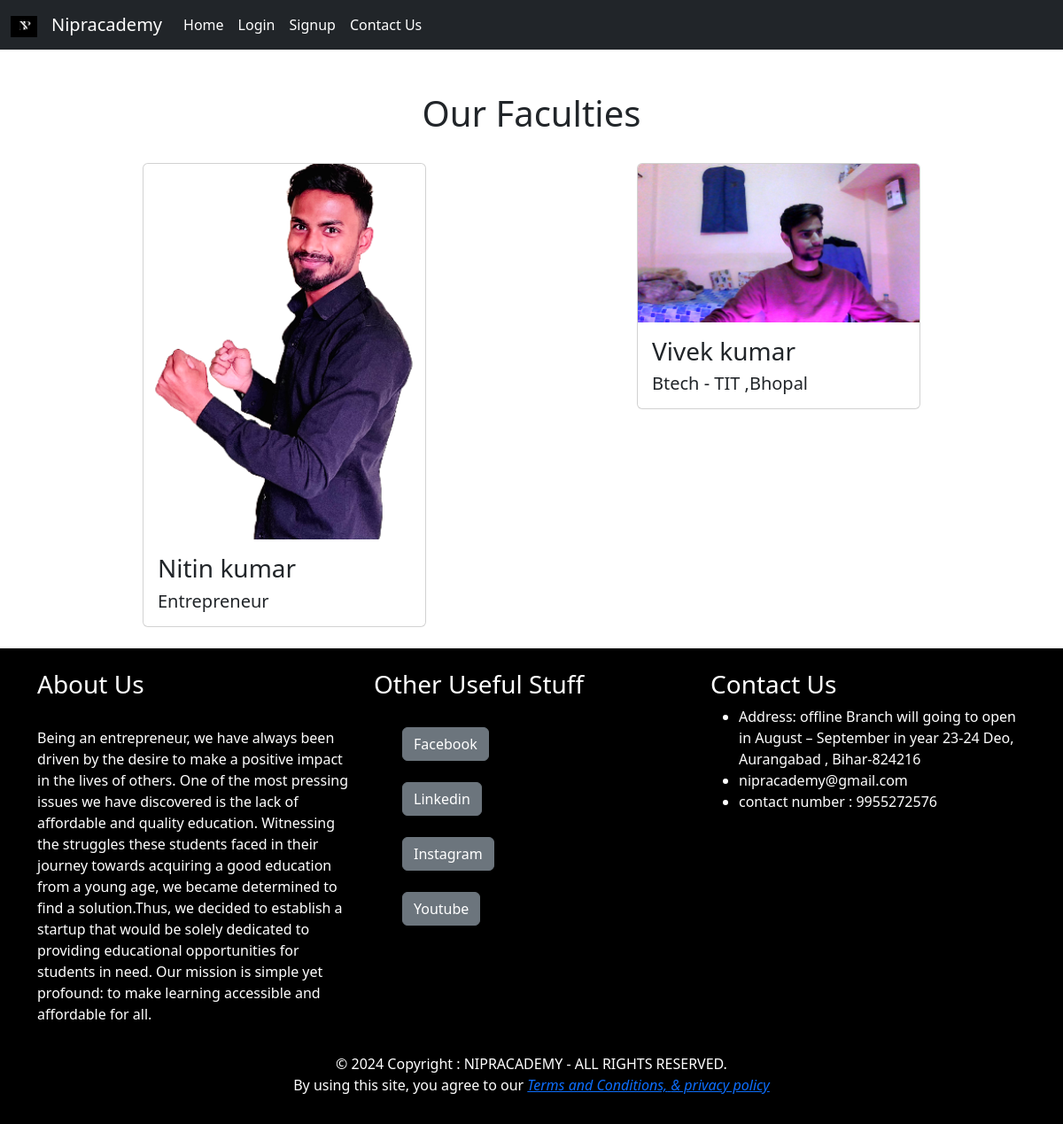
The app's page /faculty/ with its own data.
### Nipracademy/models.py (models this page shows)
class Faculties(models.Model):
    name=models.CharField(max_length=100)
    qualifications=models.CharField(max_length=200)
    images=models.ImageField(upload_to="media/faculties_img",verbose_name="faculties",blank=True,null=True)

### Nipracademy/views.py (the view)
# urls.py: path('faculty/',views.faculty,name="faculty_page"),
def faculty(request):
    try:
        faculties = Faculties.objects.all()
        return render(request,'Nipracademy/faculty.html',{'faculties':faculties})
    except:
        return HttpResponse("<h1> Oops!  Details not found or Some missing values. </h1> please check admin panel.")

### Nipracademy/templates/Nipracademy/faculty.html (shortened to what this page needs)
{% extends 'Nipracademy/base.html' %}
{% block content%}
<div class="container-fluid">
    <h1 class="text-center">Our Faculties</h1><br>
    <div class="row">
        {% for i in faculties %}
        <div class="col max-auto">
            <div class="card mx-auto" style="width: 20rem;">
                <img src="{{ i.images.url }}" class="card-img-top" alt="No image found">
                <div class="card-body">
                <h3 class="card-title">{{ i.name }}</h3>
                <h5 class="card-text">{{ i.qualifications }}</h5>
                </div>
            </div>
            </div>
    <br>
        {% endfor %}
    </div>
</div>
{% endblock %}

### records on screen
Faculties: images (picture), name "Nitin kumar", qualifications "Entrepreneur"
Faculties: images (picture), name "Vivek kumar", qualifications "Btech - TIT ,Bhopal"
